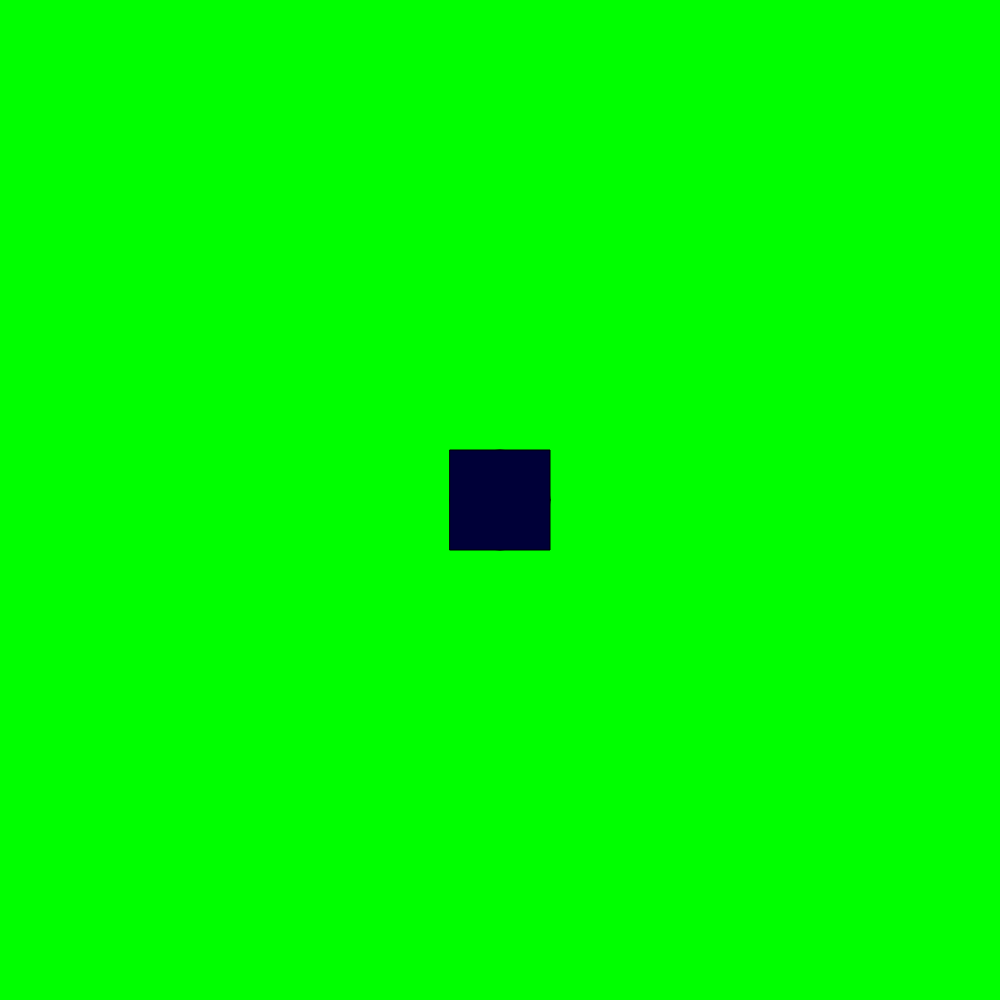
Frame 1 (no input)
Frame 60 (no input): identical to frame 1, image omitted
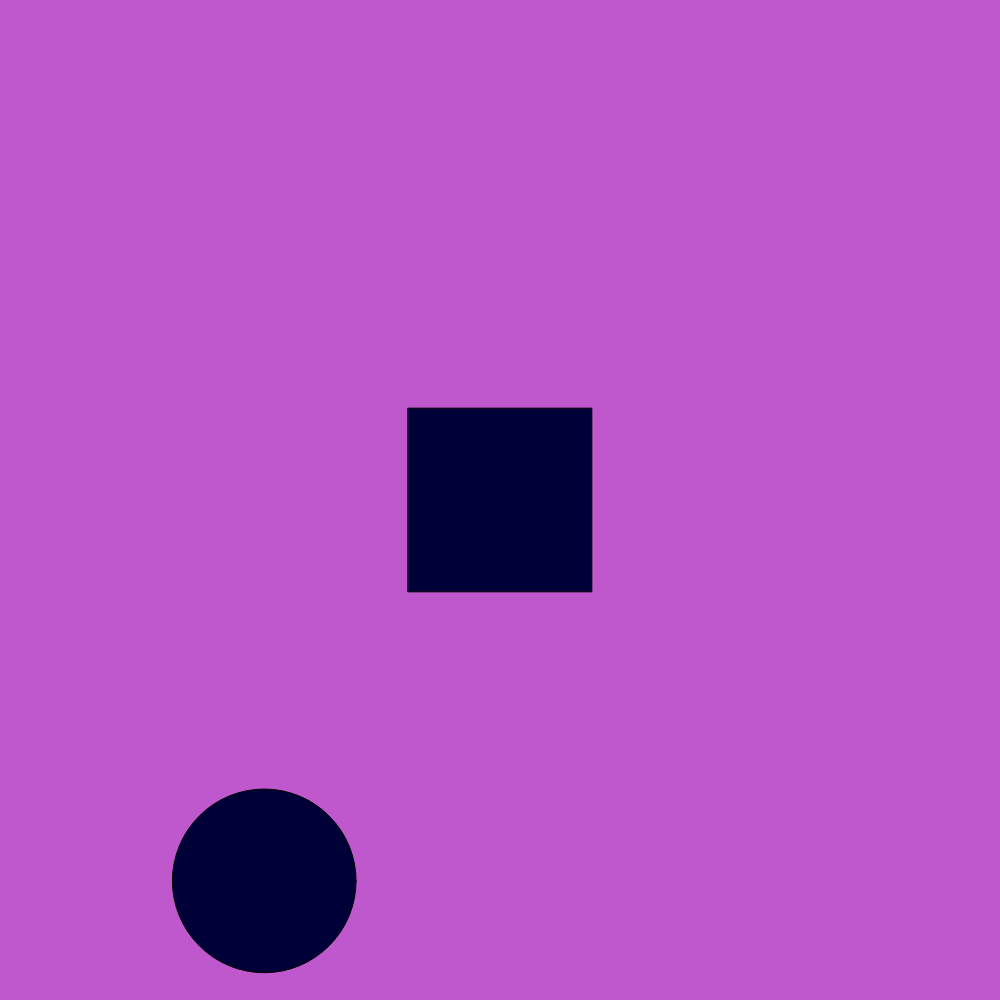
Frame 120 (the mouse pressed at the canvas centre since frame 60)

The p5.js sketch that drew these frames (run headless with seeded random() and noise() and a simulated clock; from frame 60 on, the mouse is pressed at the canvas centre):

// p5.js sketch
// ── sketch.js
/*
////////////////////////////////////////
////////Ghosts by Jolie P/////////
////////////////////////////////////////
*/
/*spinning shapes*/

//ellipse vars
let x= 0;
let y= 0;
let xMove= 0;
let yMove= 0;

//rectangles var
let rectX =0;
let rectY =0;
let size =100;

//fill color var
let r =0;
let g =255;
let b = 0;

let stop = false;


function setup() 
{
  createCanvas(1000, 1000);
  rectMode (CENTER);
 
  //start both shapes at center of canvas
  x= width /2;
  y= height /2;
  rectX = width /2;
  rectY = height /2;

}

function draw() 
{ 
background(r,g,b);
fill (0,0,56)
ellipse (x,y, size,size);
rect (rectX, rectY, size, size);

  if (!stop)
  {
    x += xMove; 
    y += yMove; 
  }


  if (x >= width || x <= 0) 
  {

   xMove = -xMove;
   
  }

   if (y >= height || y <= 0) 
   {

    yMove = -yMove;

   }
   //move rectangle using directional arrows
   if (keyIsDown(LEFT_ARROW))
   {

    rectX--;
    
   }

   if (keyIsDown(RIGHT_ARROW))
   {
    rectX++;


   }
   if (keyIsDown(DOWN_ARROW) && !keyIsDown(SHIFT))

    {

      rectY++;

    }

    if (keyIsDown(UP_ARROW) && !keyIsDown(SHIFT))
    {

      rectY--;

    }

    if (keyIsDown(UP_ARROW) && !keyIsDown(SHIFT))
    {
      size++;

    }

      if (keyIsDown(DOWN_ARROW) && !keyIsDown(SHIFT))
      {
        size--;

      }
}

function mousePressed () 
{

 xMove = random (-50, 50);
 yMove = random (-50, 50);

 r = random (255);
 g = random (255);
 b = random (255);

 size= random(50,500);
}

function keyPressed ()
{

  if (key ==='a')
  {

    r = 255;
    g = 255;
    b = 255;
  }
  
  if (key ==='A')
  {

   r = 0;
   g = 0;
   b = 0;
  }

  if (keyCode ===ENTER)
  {

    stop = !stop 

  }
}
